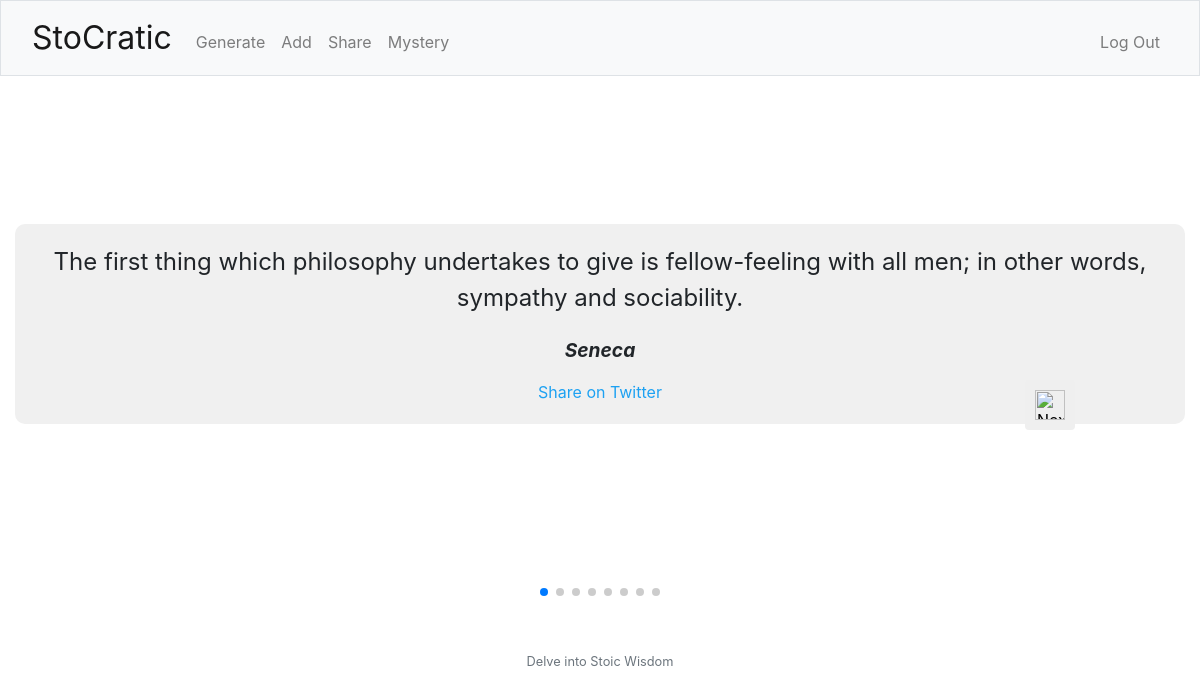
Screenshot of /share (signed in) with the database file from the repository.
### tables this page shows
CREATE TABLE quotes (
            id INTEGER PRIMARY KEY,
            quote_text TEXT NOT NULL,
            author TEXT NOT NULL,
            user_id INTEGER,
            FOREIGN KEY(user_id) REFERENCES users(id)
        );

### app.py (the view)
@app.route('/share')
@login_required
def share():
    quotes = get_saved_quotes()
    return render_template('share.html', quotes=quotes)

### app.py (called while the page is built)
@app.after_request
def after_request(response):
    response.headers["Cache-Control"] = "no-cache, no-store, must-revalidate"
    response.headers["Expires"] = 0
    response.headers["Pragma"] = "no-cache"
    return response

### helpers.py (called while the page is built)
def login_required(f):
    @wraps(f)
    def decorated_function(*args, **kwargs):
        if session.get("user_id") is None:
            return redirect("/login")
        return f(*args, **kwargs)
    return decorated_function

def get_saved_quotes():
    connection = sqlite3.connect('quotes_app.db')
    cursor = connection.cursor()
    user_id = session['user_id']
    cursor.execute("SELECT quote_text, author FROM quotes WHERE user_id = ?", (user_id,))
    quotes = cursor.fetchall()
    connection.close()
    print(quotes)
    return quotes

### templates/share.html (shortened to what this page needs)
<link rel="stylesheet" href="https://unpkg.com/swiper/swiper-bundle.min.css" />
{% extends "layout.html" %}
{% block main %}
    <div class="swiper mySwiper">
        <div class="swiper-wrapper">
            {% for quote in quotes %}
            <div class="swiper-slide">
                <div class="flashcard">
                    <div class="quote-content">{{ quote[0] }}</div>
                    <div class="quote-author">{{ quote[1] }}</div>
                    <a href="https://twitter.com/intent/tweet?text={{ quote[0] | urlencode }}" target="_blank" class="share-twitter">Share on Twitter</a>
                </div>
            </div>
        {% endfor %}
        </div>
        <div class="swiper-pagination"></div>
    </div>
    <button id="nextButton">
        <img src="/static/right-arrow.png" alt="Next">
    </button>
{% endblock %}

### static/styles.css (style rules this page uses)
.quote-author { font-size: 20px; margin-top: 20px; font-weight: bold; }
.flashcard { padding: 20px; background-color: #f0f0f0; border-radius: 10px; text-align: center; }
.quote-content { font-size: 1.5rem; margin-bottom: 10px; }
.quote-author { font-size: 1.2rem; font-style: italic; }
.swiper { width: auto; padding-top: 50px; padding-bottom: 50px; }
.mySwiper { width: auto; height: 60%; margin: auto; }
.swiper-slide { background-position: center; background-size: cover; width: 300px; height: 300px; display: flex; align-items: center; justify-content: center; }
.share-twitter { display: block; color: #1DA1F2; margin-top: 15px; text-decoration: none; }
#prevButton, #nextButton { position: absolute; top: 50%; transform: translateY(-50%); padding: 10px; margin: 5px; border: none; border-radius: 4px; cursor: pointer; z-index: 10; }
#prevButton img, #nextButton img { height: 30px; width: auto; }
#nextButton { right: 10%; }

### rows the page displays
quotes: quote_text "The first thing which philosophy undertakes to give is fellow-feeling with all men; in other words, sympathy and sociability.", author "Seneca"
